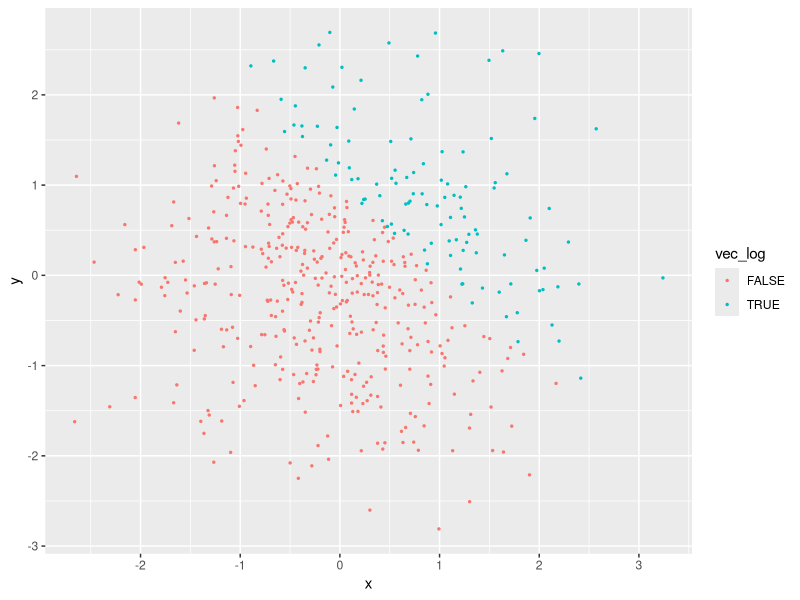
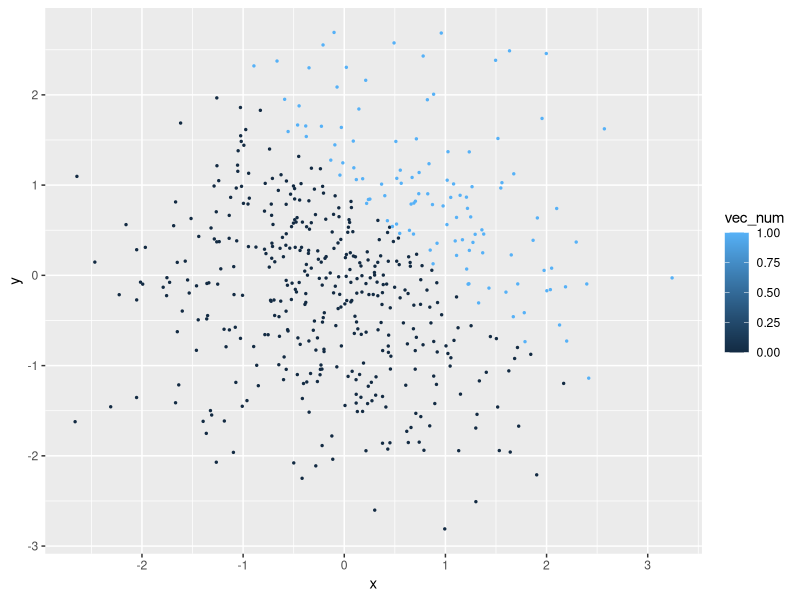
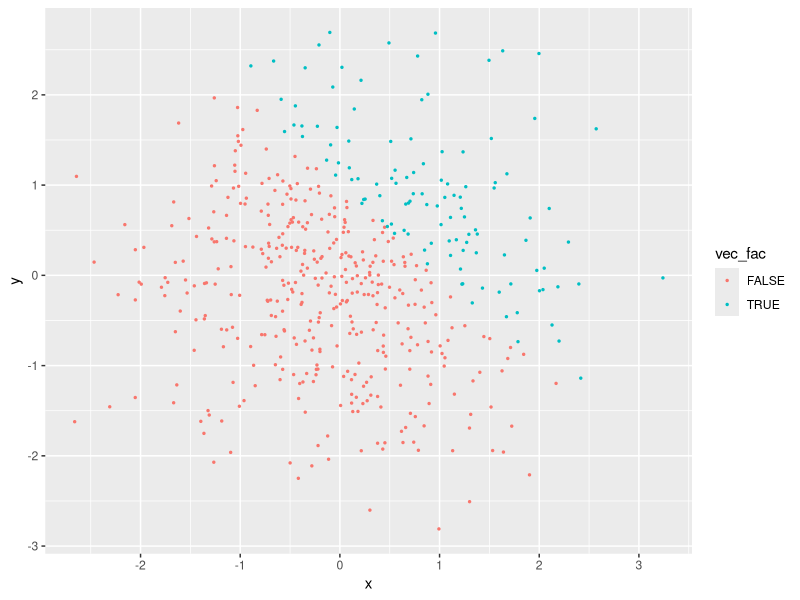
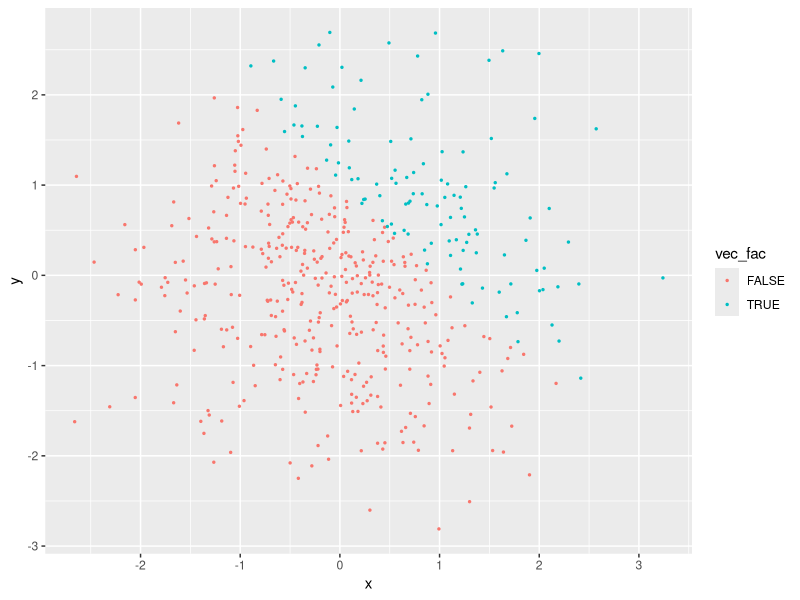

These figures' R source, in order:
## ---- chunk 1
library(tidyverse)
## ---- chunk 2
set.seed(123)
## ---- chunk 3
prob1_df = tibble(
  random_sample = rnorm(8),
  vec_logical = random_sample > 0, #This creates a logical vector the same length as random_sample with the value True when this condition is satisfied and False when it isn't.
  vec_character = c("abc", "def", "ghi", "jkl", "mno", "pqr", "stu", "vwx"),
  vec_factor = factor(c("p","r","i","p","r","i","p","r"))
)
## ---- chunk 4
mean(pull(prob1_df, random_sample))
mean(pull(prob1_df, vec_logical))
mean(pull(prob1_df, vec_character))
mean(pull(prob1_df, vec_factor))
## ---- chunk 5
fac_to_num = as.numeric(pull(prob1_df, vec_factor))
char_to_num = as.numeric(pull(prob1_df, vec_character))
log_to_num = as.numeric(pull(prob1_df, vec_logical))
## ---- chunk 6
char_to_num2 = as.numeric(as.factor(pull(prob1_df, vec_character)))
## ---- chunk 7
as.numeric(pull(prob1_df, vec_logical)) * pull(prob1_df, random_sample)
as.factor(pull(prob1_df, vec_logical)) * pull(prob1_df, random_sample)
as.numeric(as.factor(pull(prob1_df, vec_logical))) * pull(prob1_df, random_sample)
## ---- chunk 8
set.seed(123)
## ---- chunk 9
prob2_df = tibble(
  x = rnorm(500),
  y = rnorm(500),
  vec_log = (x + y) > 1,
  vec_num = as.numeric(vec_log),
  vec_fac = as.factor(vec_log)
)
## ---- chunk 10
plot_log <- ggplot(prob2_df, aes(x = x, y = y, color = vec_log)) + geom_point(size = 0.5)

plot_log
## ---- chunk 11
plot_num <- ggplot(prob2_df, aes(x = x, y = y, color = vec_num)) + geom_point(size = 0.5)
plot_fac <- ggplot(prob2_df, aes(x = x, y = y, color = vec_fac)) + geom_point(size = 0.5)

plot_num
plot_fac
## ---- chunk 12
ggsave("plot_log.pdf", height = 4, width = 6)
